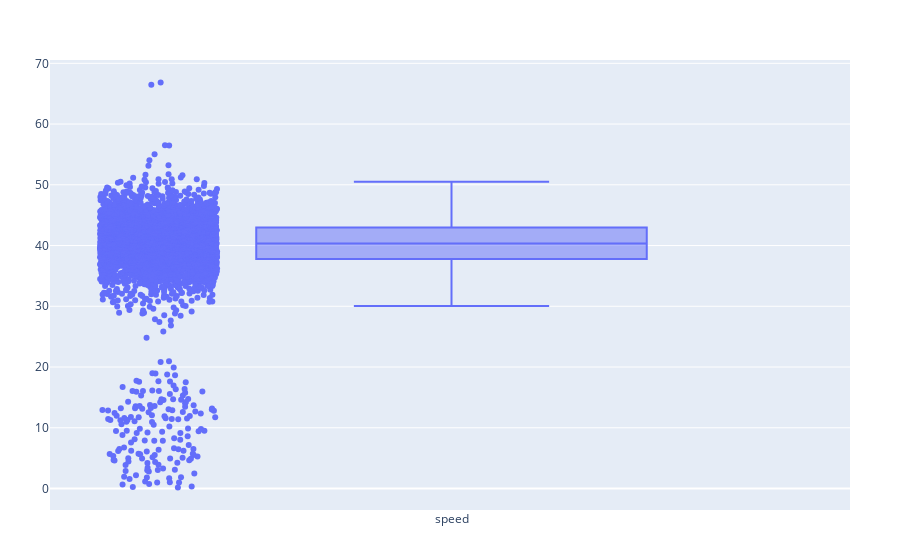

Notebook code for this chart:
### Code cell
using PlotlyJS

trace1 = box(y=posterior_speeds, boxpoints="all", quartilemethod="linear", name="speed")
plot([trace1])

### Figure 1 — Plotly figure (JSON) as saved in the notebook; plotly's stock layout.template omitted (floating-point values rounded to 4 significant figures; data arrays with more than 128 entries replaced by an {"elided": "..."} marker saying what was removed)
{"data": [{"boxpoints": "all", "name": "speed", "quartilemethod": "linear", "type": "box", "y": {"elided": "3840 float values"}}], "layout": {"margin": {"b": 50, "l": 50, "r": 50, "t": 60}}}
